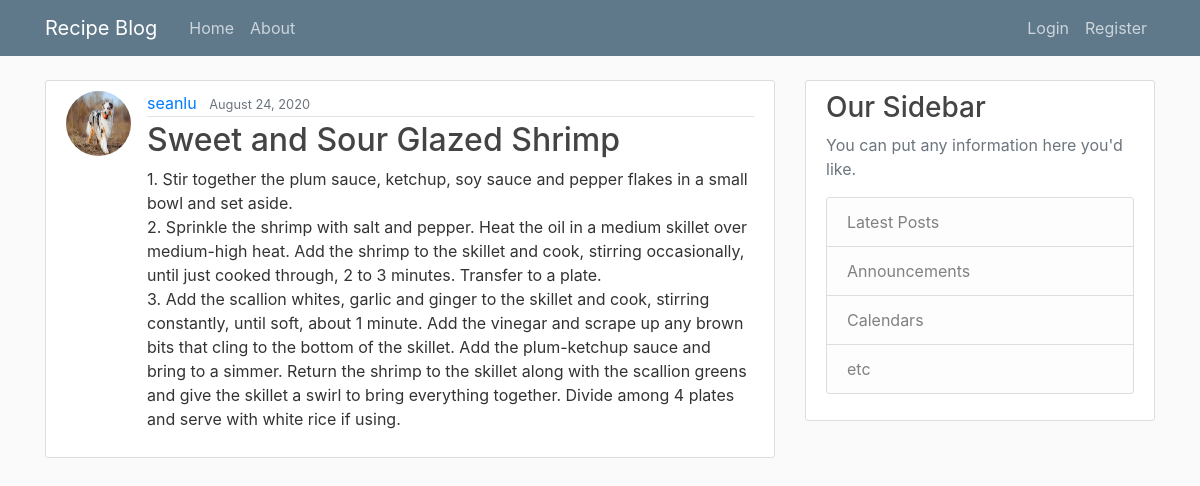
The page /post/34/ on the database its author committed.
### blog/models.py (models this page shows, shortened)
class Post(models.Model):
    title  = models.CharField(max_length = 100)
    content = models.TextField()
    date_posted = models.DateTimeField(default = timezone.now)
    author = models.ForeignKey(User, on_delete=models.CASCADE)

### users/models.py (models this page shows, shortened)
class Profile(models.Model):
    user = models.OneToOneField(User,on_delete=models.CASCADE)# CASCADE purpose : once we delete the user then also delete the profile, but if we delete the profile we won't delete the user.
    image = models.ImageField(default='default.jpg', upload_to = 'profile_pics')#upload_to is a path that the image stored

### blog/views.py (the view)
# urls.py: path('post/<int:pk>/', PostDetailView.as_view(), name = 'post-detail'),
class PostDetailView(DetailView):
    model = Post

### blog/templates/blog/post_detail.html (shortened to what this page needs)
{% extends "blog/base.html" %}""" template inheretence"""
{% block content %}
    <article class="media content-section">
        <img class="rounded-circle article-img" src=" {{ object.author.profile.image.url }}">
        <div class="media-body">
        <div class="article-metadata">
            <a class="mr-2" href="{% url 'user-posts' object.author.username %}">{{ object.author }}</a>
            <small class="text-muted">{{ object.date_posted | date:"F d, Y"}}</small>
        </div>
        <h2 class="article-title">{{ object.title }}</h2>
        <p class="article-content">{{ object.content }}</p>
        </div>
    </article>
{% endblock content %}

### blog/static/blog/main.css (style rules this page uses)
body { background: #fafafa; color: #333333; margin-top: 5rem; }
h1, h2, h3, h4, h5, h6 { color: #444444; }
.content-section { background: #ffffff; padding: 10px 20px; border: 1px solid #dddddd; border-radius: 3px; margin-bottom: 20px; }
.article-title { color: #444444; }
.article-content { white-space: pre-line; }
.article-img { height: 65px; width: 65px; margin-right: 16px; }
.article-metadata { padding-bottom: 1px; margin-bottom: 4px; border-bottom: 1px solid #e3e3e3 }

### rows shown on the page
Post: author.profile.image (picture), author "seanlu", date_posted "August 24, 2020", title "Sweet and Sour Glazed Shrimp", content "1. Stir together the plum sauce, ketchup, soy sauce and pepper flakes in a small bowl and set aside. 2. Sprinkle the shrimp with salt and pepper. Heat the oil in a medium skillet over medium-high heat. Add the shrimp to the skillet and cook, stirring occasionally, until just cooked through, 2 to 3 minutes. Transfer to a plate. 3. Add the scallion whites, garlic and ginger to the skillet and cook, stirring constantly, until soft, about 1 minute. Add the vinegar and scrape up any brown bits that cling to the bottom of the skillet. Add the plum-ketchup sauce and bring to a simmer. Return the shrimp to the skillet along with the scallion greens and give the skillet a swirl to bring everything…"
